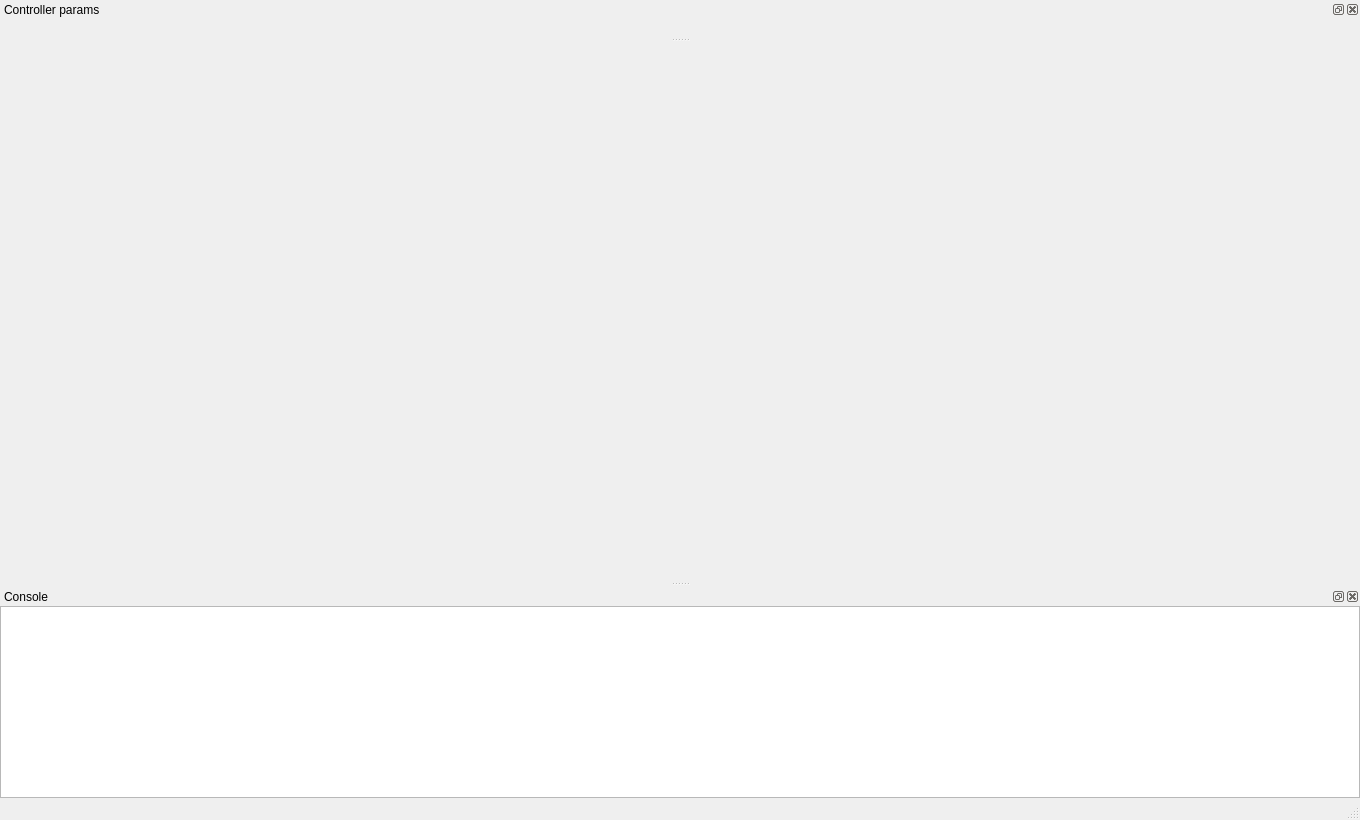
<?xml version="1.0" encoding="UTF-8"?>
<ui version="4.0">
 <class>MainWindow</class>
 <widget class="QMainWindow" name="MainWindow">
  <property name="geometry">
   <rect>
    <x>0</x>
    <y>0</y>
    <width>1360</width>
    <height>820</height>
   </rect>
  </property>
  <property name="windowTitle">
   <string>Robot Studio — native viewer prototype (two-process)</string>
  </property>
  <widget class="QWidget" name="centralwidget">
   <layout class="QVBoxLayout" name="centralLayout">
    <property name="spacing">
     <number>0</number>
    </property>
    <property name="leftMargin">
     <number>0</number>
    </property>
    <property name="topMargin">
     <number>0</number>
    </property>
    <property name="rightMargin">
     <number>0</number>
    </property>
    <property name="bottomMargin">
     <number>0</number>
    </property>
    <item>
     <widget class="TopToolBar" name="toolbar">
      <property name="minimumSize">
       <size>
        <width>0</width>
        <height>52</height>
       </size>
      </property>
     </widget>
    </item>
    <item>
     <widget class="TelemetryPanel" name="telemetry">
      <property name="sizePolicy">
       <sizepolicy hsizetype="Expanding" vsizetype="Expanding">
        <horstretch>0</horstretch>
        <verstretch>1</verstretch>
       </sizepolicy>
      </property>
     </widget>
    </item>
   </layout>
  </widget>
  <widget class="QDockWidget" name="params_dock">
   <property name="windowTitle">
    <string>Controller params</string>
   </property>
   <attribute name="dockWidgetArea">
    <number>4</number>
   </attribute>
   <widget class="QWidget" name="params_panel">
    <layout class="QFormLayout" name="params_form">
     <property name="fieldGrowthPolicy">
      <enum>QFormLayout::AllNonFixedFieldsGrow</enum>
     </property>
     <property name="leftMargin">
      <number>9</number>
     </property>
     <property name="topMargin">
      <number>9</number>
     </property>
     <property name="rightMargin">
      <number>9</number>
     </property>
     <property name="bottomMargin">
      <number>9</number>
     </property>
    </layout>
   </widget>
  </widget>
  <widget class="QDockWidget" name="console_dock">
   <property name="windowTitle">
    <string>Console</string>
   </property>
   <attribute name="dockWidgetArea">
    <number>8</number>
   </attribute>
   <widget class="QPlainTextEdit" name="console">
    <property name="readOnly">
     <bool>true</bool>
    </property>
   </widget>
  </widget>
  <widget class="QStatusBar" name="statusbar"/>
 </widget>
 <customwidgets>
  <customwidget>
   <class>TopToolBar</class>
   <extends>QWidget</extends>
   <header>prototype_gui.toolbar</header>
  </customwidget>
  <customwidget>
   <class>TelemetryPanel</class>
   <extends>QWidget</extends>
   <header>robot_studio.plots</header>
  </customwidget>
 </customwidgets>
 <resources/>
 <connections/>
</ui>
